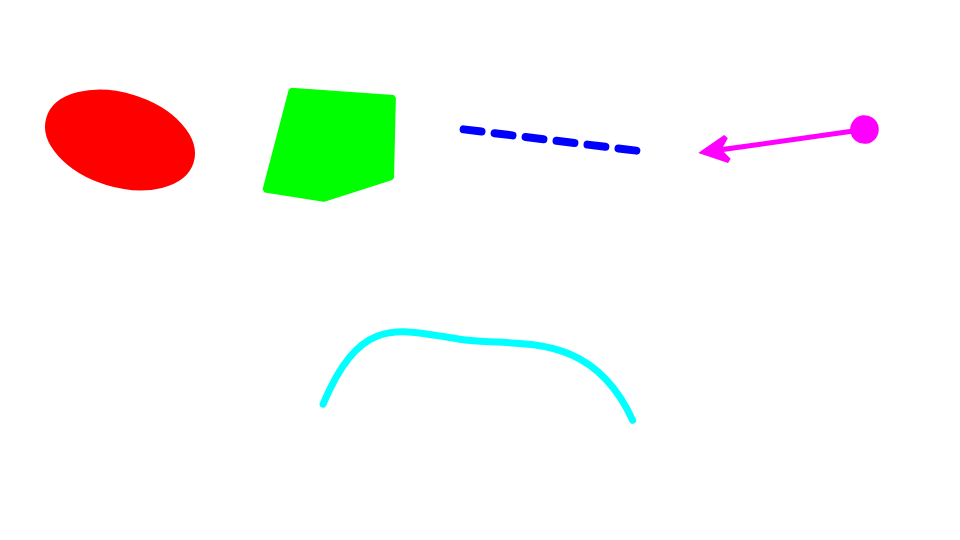
#> input picture examples/proofcanvas/native-shape-parity/browser-stage.png, 960 x 540 px; the run also reads 1 picture not shown here
$ python analyze.py ../../../examples/proofcanvas/native-shape-parity ../../../examples/proofcanvas/native-shape-parity
#> lines starting #> are read from the running program, lines starting #| are printed output that depends on the picture; after the words box and inside, x2 and y2 are one past the last pixel; in counts of white or black regions, pixels touching at a corner belong together
from __future__ import annotations

import argparse
import hashlib
import json
from pathlib import Path

import numpy as np
from PIL import Image
from scipy import ndimage

from source_snapshot import HARNESS_FILES, build_input_snapshot


CANONICAL_SIZE = (480, 270)
SHAPE_SIGNATURES = {
    "ellipse": np.array([1.0, 0.0, 0.0]),
    "polygon": np.array([0.0, 1.0, 0.0]),
    "dashed-line": np.array([0.0, 0.0, 1.0]),
    "double-arrow": np.array([1.0, 0.0, 1.0]),
    "freeform-path": np.array([0.0, 1.0, 1.0]),
}
THRESHOLDS = {
    "ellipse": {"coverage": 0.94, "p95": 2.5, "bbox": 0.012, "centroid": 0.010, "area_min": 0.78, "area_max": 1.28},
    "polygon": {"coverage": 0.91, "p95": 3.0, "bbox": 0.014, "centroid": 0.011, "area_min": 0.76, "area_max": 1.30},
    "dashed-line": {"coverage": 0.72, "p95": 4.0, "bbox": 0.016, "centroid": 0.014, "area_min": 0.60, "area_max": 1.55},
    "double-arrow": {"coverage": 0.76, "p95": 4.0, "bbox": 0.016, "centroid": 0.014, "area_min": 0.60, "area_max": 1.55},
    "freeform-path": {"coverage": 0.74, "p95": 4.0, "bbox": 0.016, "centroid": 0.014, "area_min": 0.60, "area_max": 1.55},
}
EVIDENCE_ARTIFACT_FILES = [
    "project.proofcanvas.json",
    "generated.py",
    "compiler.json",
    "browser-stage.png",
    "browser-stage.svg",
    "browser-capture.json",
    "browser-authoring.json",
    "browser-report.json",
    "authoring-desktop-1440x900.png",
    "authoring-locked-1440x900.png",
    "authoring-playback-1440x900.png",
    "authoring-portrait-1024x1366.png",
    "manim-frame.png",
    "manim-render.log",
    "parity-report.json",
    "comparison-ellipse.png",
    "comparison-polygon.png",
    "comparison-dashed-line.png",
    "comparison-double-arrow.png",
    "comparison-freeform-path.png",
]
EVIDENCE_MANIFEST_FILE = "evidence-manifest.json"
PUBLIC_TEXT_ARTIFACT_FILES = [
    "project.proofcanvas.json",
    "generated.py",
    "compiler.json",
    "browser-stage.svg",
    "browser-capture.json",
    "browser-authoring.json",
    "browser-report.json",
    "manim-render.log",
    "parity-report.json",
    EVIDENCE_MANIFEST_FILE,
]
PRIVATE_TEXT_MARKERS = [
    "/home/",
    "/Users/",
    "/workspace/",
    "/tmp/proofcanvas",
    "PROOFCANVAS_PARITY_OWNER_PASSWORD",
    "PROOFCANVAS_OWNER_PASSWORD_HASH",
    "PROOFCANVAS_SESSION_SECRET",
    "C:\\Users\\",
]
EXPECTED_SHAPE_PRESET_IDS = [
    "rectangle", "rounded-rectangle", "circle", "ellipse", "polygon", "line",
    "dashed-line", "arrow", "double-arrow", "brace", "bracket", "freeform-path",
    "highlight-box", "underline", "cross-out", "dot-point",
]
AUTHORING_SCREENSHOTS = {
    "desktop": ("authoring-desktop-1440x900.png", 1440, 900),
    "locked": ("authoring-locked-1440x900.png", 1440, 900),
    "playback": ("authoring-playback-1440x900.png", 1440, 900),
    "portrait": ("authoring-portrait-1024x1366.png", 1024, 1366),
}


def sha256(path: Path) -> str:
    return hashlib.sha256(path.read_bytes()).hexdigest()


def require(condition: bool, message: str) -> None:
    if not condition:
        raise RuntimeError(message)


def load_json(path: Path) -> object:
    return json.loads(path.read_text(encoding="utf-8"))


def canonical_json(value: object) -> str:
    return json.dumps(value, indent=2, sort_keys=True) + "\n"


# [8 lines left out: function validate_public_text_artifacts, not called in this run]


def validate_cross_file_identity(evidence: Path) -> tuple[dict[str, object], dict[str, object], dict[str, object]]:
    project_path = evidence / "project.proofcanvas.json"
    source_path = evidence / "generated.py"
    browser_path = evidence / "browser-stage.png"
    svg_path = evidence / "browser-stage.svg"
    compiler = load_json(evidence / "compiler.json")
    browser_capture = load_json(evidence / "browser-capture.json")
    browser_authoring_path = evidence / "browser-authoring.json"
    browser_authoring = load_json(browser_authoring_path)
    browser_report = load_json(evidence / "browser-report.json")
    project = load_json(project_path)
    require(isinstance(compiler, dict), "compiler.json must contain one object")
    require(isinstance(browser_capture, dict), "browser-capture.json must contain one object")
    require(isinstance(browser_authoring, dict), "browser-authoring.json must contain one object")
    require(isinstance(browser_report, dict), "browser-report.json must contain one object")
    require(isinstance(project, dict), "project.proofcanvas.json must contain one object")

    canonical_project = json.dumps(project, indent=2, sort_keys=True) + "\n"
    require(project_path.read_text(encoding="utf-8") == canonical_project, "parity project JSON is not canonical")
    metadata = project.get("metadata")
    require(project.get("schemaVersion") == 4 and isinstance(metadata, dict), "parity project must be schema v4")
    project_id = metadata.get("id")
    require(project_id == "project-4e4154495645534841504553", "parity project identity changed")
    project_sha = sha256(project_path)
    source_sha = sha256(source_path)
    expected_types = list(SHAPE_SIGNATURES)
    require(compiler.get("schemaVersion") == 4, "compiler record schema version changed")
    require(compiler.get("projectId") == project_id and compiler.get("revision") == 2, "compiler record durable identity changed")
    require(compiler.get("projectSha256") == project_sha, "compiler record project hash does not match retained bytes")
    require(compiler.get("sourceSha256") == source_sha, "compiler record source hash does not match retained bytes")
    require(compiler.get("compilerDeterministic") is True, "compiler determinism probe did not pass")
    require(compiler.get("objectTypes") == expected_types, "compiler record native object set changed")
    diagnostics = compiler.get("diagnostics")
    require(isinstance(diagnostics, list) and not any(
        isinstance(diagnostic, dict) and diagnostic.get("severity") == "error"
        for diagnostic in diagnostics
    ), "compiler record contains an error diagnostic")

    require(browser_capture.get("schemaVersion") == 1, "browser capture schema version changed")
    require(browser_capture.get("projectId") == project_id, "browser capture project identity changed")
    require(browser_capture.get("projectSha256") == project_sha, "browser capture project hash does not match retained bytes")
    require(browser_capture.get("screenshotSha256") == sha256(browser_path), "browser capture PNG hash does not match retained bytes")
    require(browser_capture.get("svgSha256") == sha256(svg_path), "browser capture SVG hash does not match retained bytes")
    for error_key in ("consoleErrors", "pageErrors", "failedRequests", "serverErrors"):
        require(browser_capture.get(error_key) == [], f"browser capture retained {error_key}")
    objects = browser_capture.get("objects")
    require(isinstance(objects, list) and [item.get("type") for item in objects if isinstance(item, dict)] == expected_types,
            "browser capture native object set changed")
    require(isinstance(browser_capture.get("expectedDashCount"), int), "browser capture is missing an exact dash count")

    require(browser_authoring.get("schemaVersion") == 1, "browser authoring schema version changed")
    require(browser_authoring.get("projectId") == project_id, "browser authoring project identity changed")
    require(browser_authoring.get("parityProjectSha256") == project_sha,
            "browser authoring project hash does not match the parity input")
    require(browser_authoring.get("projectSchemaVersion") == 4, "browser authoring did not retain schema v4")
    require(browser_authoring.get("initialObjectCount") == 5 and browser_authoring.get("authoredObjectCount") == 10,
            "browser authoring object-count journey changed")
    require(browser_authoring.get("paletteCount") == len(EXPECTED_SHAPE_PRESET_IDS),
            "browser authoring palette count changed")
    require(browser_authoring.get("palettePresetIds") == EXPECTED_SHAPE_PRESET_IDS,
            "browser authoring palette identities or order changed")
    require(browser_authoring.get("insertionModes") == ["click", "drag-and-drop"],
            "browser authoring did not retain click and drag/drop insertion")
    require(browser_authoring.get("editedNativeShapes") == expected_types,
            "browser authoring native control coverage changed")
    require(browser_authoring.get("controls") == {
        "ellipse": {"width": 176, "height": 92},
        "polygon": {"lineJoin": "bevel", "vertex1X": -0.42, "vertexCount": 6},
        "dashedLine": {"lineCap": "round", "dashLength": 10.5, "gapLength": 6.25, "endY": 294, "startXPreserved": True},
        "doubleArrow": {"lineCap": "square", "startTip": "circle", "endTip": "square", "tipSizeRatio": 0.36, "endY": 332},
        "freeformPath": {
            "lineCapBeforeClose": "square", "lineJoin": "bevel", "node2X": 0.12,
            "node2IncomingHandleX": -0.08, "closed": True, "closureChangedPath": True,
        },
    }, "browser authoring exact native controls changed")

    history = browser_authoring.get("history")
    require(isinstance(history, dict), "browser authoring history record is missing")
    require(history.get("undoHeight") == "84" and history.get("redoHeight") == "92",
            "browser authoring undo/redo values changed")
    require(isinstance(history.get("historyAfterEllipse"), int)
            and history.get("historyAfterRedo") == history.get("historyAfterEllipse"),
            "browser authoring redo did not restore the exact history depth")

    locked = browser_authoring.get("lockedMutationRefusal")
    require(isinstance(locked, dict), "browser authoring locked-refusal record is missing")
    require(isinstance(locked.get("historyBeforeLock"), int)
            and locked.get("historyAfterLockedAttempt") == locked.get("historyBeforeLock") + 1,
            "locked pointer attempt changed history beyond the lock operation")
    require(locked.get("inspectorDisabled") is True and locked.get("transformUnchanged") is True,
            "locked browser authoring mutation was not refused")
    require(isinstance(locked.get("notice"), str) and "Locked objects remain selectable" in locked["notice"],
            "locked browser authoring refusal notice changed")

    playback = browser_authoring.get("playbackRefusal")
    require(isinstance(playback, dict), "browser authoring playback-refusal record is missing")
    require(isinstance(playback.get("historyBeforePlayback"), int)
            and playback.get("historyAfterPlaybackDrop") == playback.get("historyBeforePlayback"),
            "playback shape drop mutated browser history")
    require(playback.get("paletteDisabled") is True and playback.get("inspectorDisabled") is True
            and playback.get("undoDisabled") is True and playback.get("stageDropEnabled") is False,
            "playback did not disable every recorded authoring surface")
    require(isinstance(playback.get("notice"), str) and "Pause playback before dropping a shape" in playback["notice"],
            "playback drop refusal notice changed")

    portrait = browser_authoring.get("portrait")
    require(isinstance(portrait, dict), "browser authoring portrait record is missing")
    require(portrait.get("viewport") == {"width": 1024, "height": 1366}
            and portrait.get("authoredFrame") == {"width": 540, "height": 960},
            "browser authoring portrait viewport or authored frame changed")
    layout = portrait.get("layout")
    require(isinstance(layout, dict), "browser authoring portrait layout is missing")
    require(layout.get("innerWidth") == 1024 and layout.get("innerHeight") == 1366,
            "browser authoring portrait browser bounds changed")
    require(isinstance(layout.get("documentWidth"), (int, float)) and layout["documentWidth"] <= 1024
            and isinstance(layout.get("documentHeight"), (int, float)) and layout["documentHeight"] <= 1366,
            "browser authoring portrait page overflowed")
    require(isinstance(layout.get("stageAspect"), (int, float)) and abs(layout["stageAspect"] - 9 / 16) <= 0.01,
            "browser authoring portrait stage aspect changed")
    require(isinstance(layout.get("stageWidth"), (int, float)) and layout["stageWidth"] > 180
            and isinstance(layout.get("stageHeight"), (int, float)) and layout["stageHeight"] > 320
            and isinstance(layout.get("inspectorClientWidth"), (int, float)) and layout["inspectorClientWidth"] > 250
            and isinstance(layout.get("libraryClientWidth"), (int, float)) and layout["libraryClientWidth"] > 220,
            "browser authoring portrait controls are not materially usable")

    screenshots = browser_authoring.get("screenshots")
    require(isinstance(screenshots, dict) and set(screenshots) == set(AUTHORING_SCREENSHOTS),
            "browser authoring screenshot record set changed")
    for key, (name, width, height) in AUTHORING_SCREENSHOTS.items():
        record = screenshots.get(key)
        screenshot_path = evidence / name
        require(isinstance(record, dict) and record == {
            "path": name, "sha256": sha256(screenshot_path), "width": width, "height": height,
        }, f"browser authoring screenshot record changed: {key}")
        with Image.open(screenshot_path) as retained_screenshot:
            require(retained_screenshot.size == (width, height), f"browser authoring screenshot dimensions changed: {key}")
    authoring_record = browser_capture.get("authoring")
    require(isinstance(authoring_record, dict)
            and authoring_record.get("summarySha256") == sha256(browser_authoring_path)
            and authoring_record.get("screenshots") == screenshots,
            "browser capture does not bind the exact authoring summary and screenshots")
    authoring_text = browser_authoring_path.read_text(encoding="utf-8")
    require("/tmp/" not in authoring_text and "/workspace/" not in authoring_text
            and "PROOFCANVAS_PARITY_OWNER_PASSWORD" not in authoring_text,
            "browser authoring summary retained a private runtime path or credential name")
    require(browser_authoring.get("errors") == {
        "consoleErrors": [], "pageErrors": [], "failedRequests": [], "serverErrors": [],
    }, "browser authoring summary retained browser or network errors")

    stats = browser_report.get("stats")
    require(isinstance(stats, dict), "browser report is missing stats")
    require(stats.get("expected") == 1 and stats.get("unexpected") == 0 and stats.get("flaky") == 0,
            "browser report did not retain one clean expected test")
    statuses = [
        result.get("status")
        for suite in browser_report.get("suites", []) if isinstance(suite, dict)
        for spec in suite.get("specs", []) if isinstance(spec, dict)
        for test in spec.get("tests", []) if isinstance(test, dict)
        for result in test.get("results", []) if isinstance(result, dict)
    ]
    require(statuses == ["passed"], "browser report did not retain exactly one passing result")
    return compiler, browser_capture, browser_report


# [61 lines left out: functions manifest_records, write_evidence_manifest, verify_retained_evidence, not called in this run]


def load_masks(path: Path) -> tuple[dict[str, np.ndarray], tuple[int, int]]:
    image = np.asarray(Image.open(path).convert("RGB"), dtype=np.float32)
    minimum = image.min(axis=2, keepdims=True)
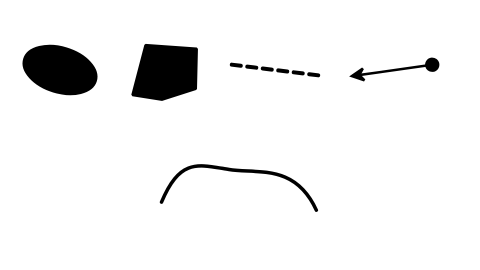
#> minimum: shape (540, 960, 1) float32 (shown at 1/2 size); min 0, max 255, mean 240.6
    chroma = image.max(axis=2) - image.min(axis=2)
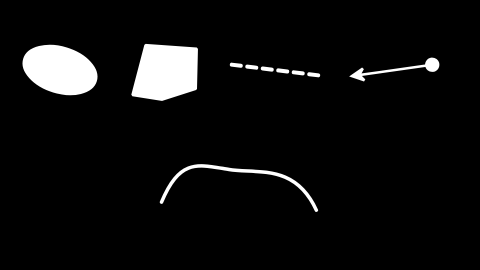
#> chroma: shape (540, 960) float32 (shown at 1/2 size); min 0, max 255, mean 14.4
    normalized = (image - minimum) / np.maximum(chroma[:, :, None], 1.0)
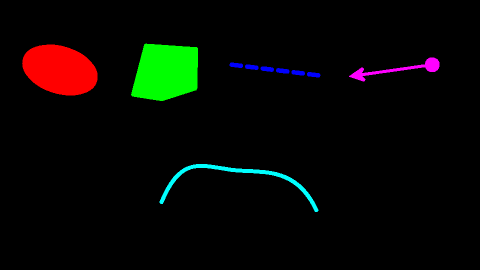
#> normalized: shape (540, 960, 3) float32 (shown at 1/2 size); mean R, G, B 0.0261, 0.0301, 0.0123
    signatures = np.stack(list(SHAPE_SIGNATURES.values()))
    distances = ((normalized[:, :, None, :] - signatures[None, None, :, :]) ** 2).sum(axis=3)
    assignment = distances.argmin(axis=2)
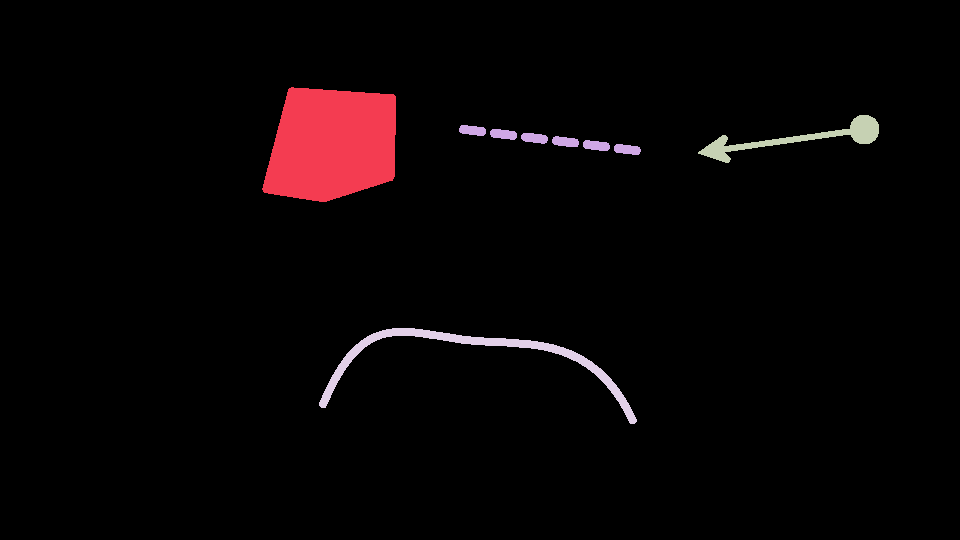
#> assignment: shape (540, 960) int64; 5 distinct labels, from 0 to 4; one colour per label, 0 black
    masks: dict[str, np.ndarray] = {}
    for index, name in enumerate(SHAPE_SIGNATURES):
        raw = (assignment == index) & (chroma >= 32.0) & (distances[:, :, index] <= 0.16)
        resized = Image.fromarray(raw.astype(np.uint8) * 255).resize(CANONICAL_SIZE, Image.Resampling.NEAREST)
        masks[name] = np.asarray(resized) > 0
#> this loop made 5 passes
#> pass 1, in load_masks, `raw = (assignment == index) & (chroma >= 32.0) & (distances[:, :, inde..`:
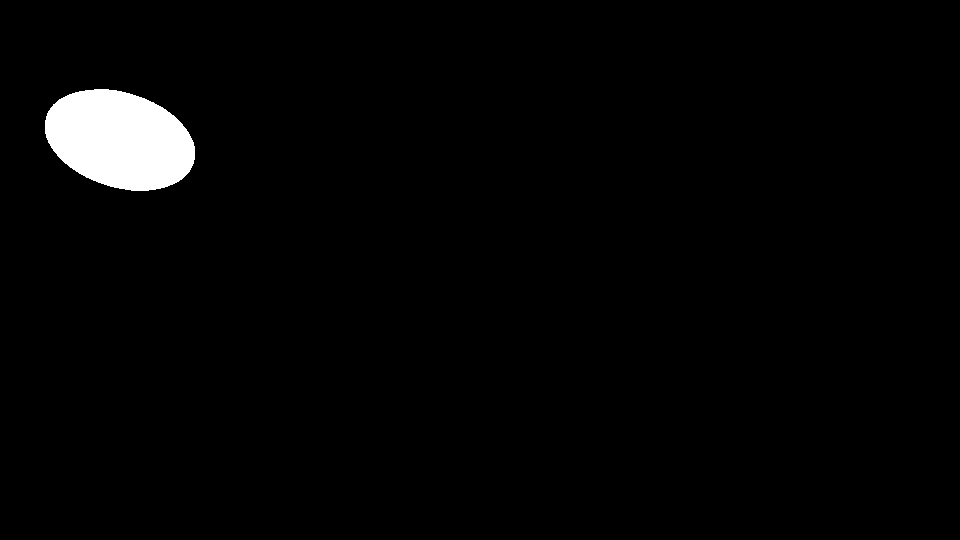
#> raw: shape (540, 960) bool; 2.2% white; 1 white region, box (x1, y1, x2, y2) and area: (45, 89, 195, 191) 11553
#> pass 2, in load_masks, `raw = (assignment == index) & (chroma >= 32.0) & (distances[:, :, inde..`:
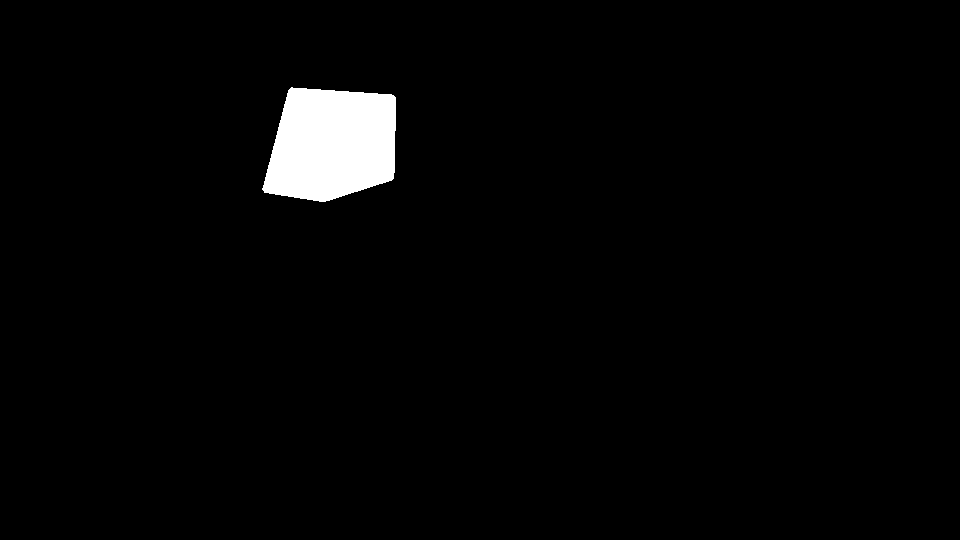
#> raw: shape (540, 960) bool; 2.4% white; 1 white region, box (x1, y1, x2, y2) and area: (262, 87, 396, 202) 12417
#> pass 2, in load_masks, `resized = Image.fromarray(raw.astype(np.uint8) * 255).resize(CANONICAL..`:
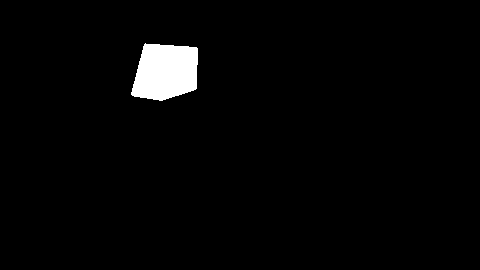
#> resized: PIL image 480x270 L; 2.4% white; 1 white region, box (x1, y1, x2, y2) and area: (131, 43, 198, 101) 3103
#> after the loop, masks = 5 items
    return masks, (image.shape[1], image.shape[0])


# [58 lines left out: functions mask_stats, compare_masks, write_comparison_image, not called in this run]


def main() -> None:
    parser = argparse.ArgumentParser(description="Compare real browser and pinned-Manim native shape geometry")
    parser.add_argument("--verify-retained", action="store_true", help="verify an already-published exact evidence set")
    parser.add_argument("evidence_directory", type=Path)
    parser.add_argument("repository_root", type=Path)
    args = parser.parse_args()
    evidence = args.evidence_directory.resolve()
    repository = args.repository_root.resolve()

    if args.verify_retained:
        verify_retained_evidence(evidence, repository)
        print(json.dumps({"passed": True, "verified": str(evidence)}, sort_keys=True))
        return

    browser_path = evidence / "browser-stage.png"
    manim_path = evidence / "manim-frame.png"
    browser_masks, browser_size = load_masks(browser_path)
#> browser_masks = 5 items; browser_size = (960, 540)
#> (the rest of the program and of its run is left out)
